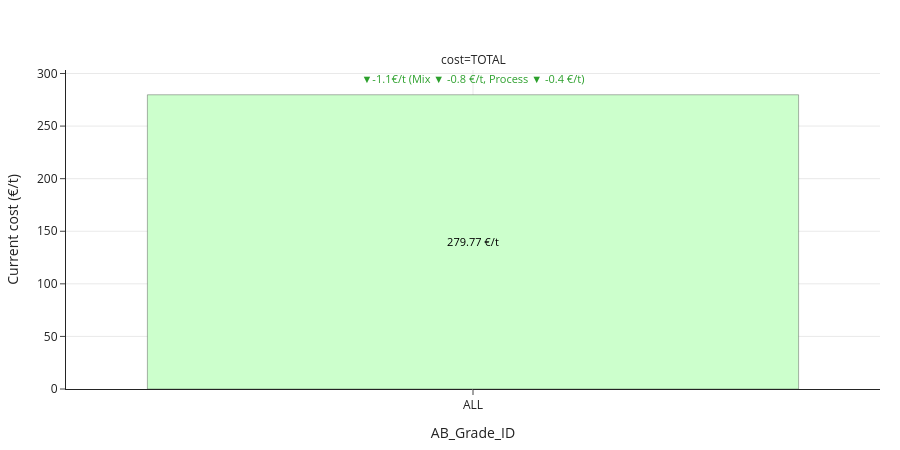
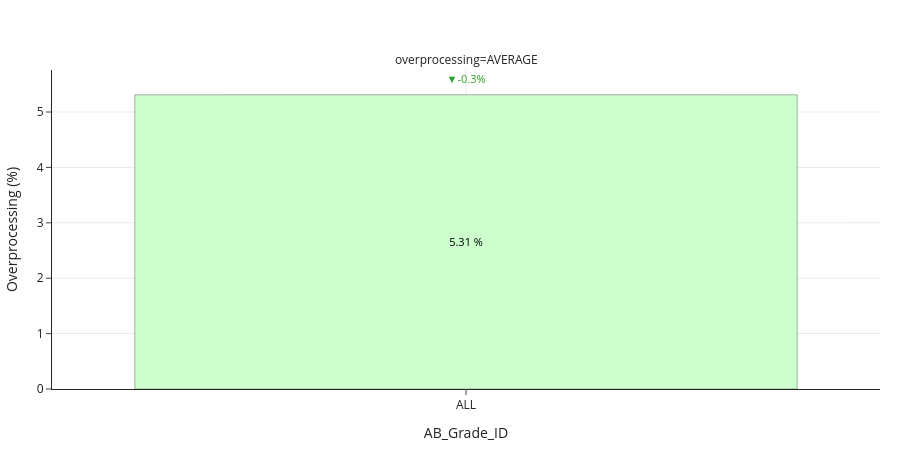
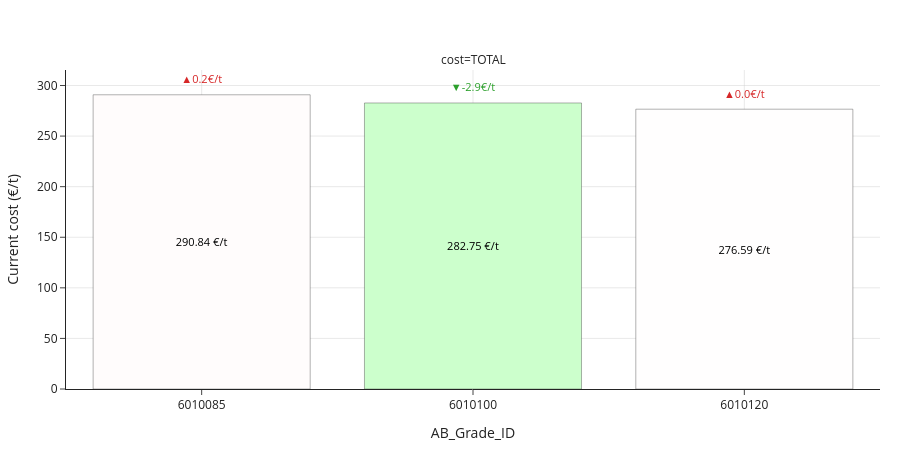
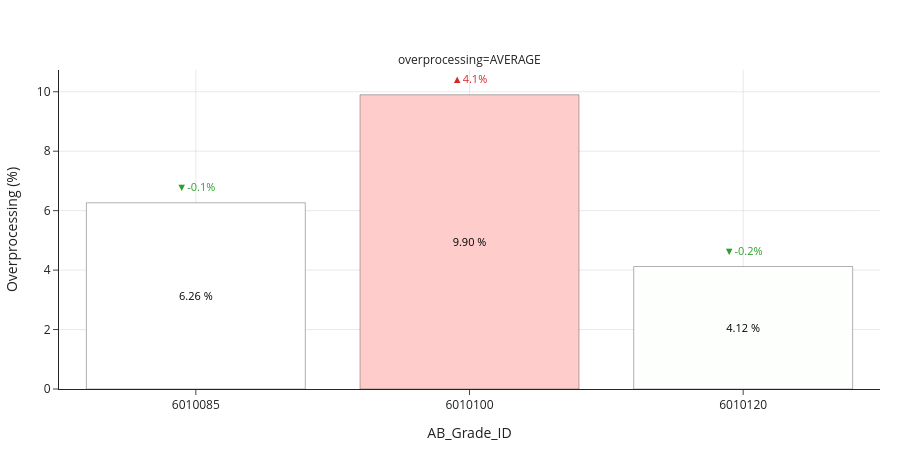

Here is the notebook cell these charts were saved with, in order:
### Code cell
from utility import drilldown_df, _drilldown_analysis_plot, mix_effect, build_drilldown_text

for level in [1, 2, 3]:
    for object_drilldown in ["cost", "overprocessing"]:
        
        reference = "baseline"

        drilldown = drilldown_df(process_data[process_data.AB_Grade_ID.isin(grades_summary)], level , object_drilldown, reference)
        if level == 1 and object_drilldown=="cost":
            mix_contribution = mix_effect(object_drilldown, reference, grades_summary, process_data)
        else:
            mix_contribution = None

        descriptions_md = build_drilldown_text(drilldown.rename(columns={"cost":object_drilldown}), mix_contribution, lang=LANG)
        descriptions.append(descriptions_md)

        fig = _drilldown_analysis_plot(drilldown, mix_contribution,  level, object_drilldown, reference)
        fig = fig.update_layout(
                    title="",
                )
        fig.show()

### Figure 1 — Plotly figure (JSON) as saved in the notebook; plotly's stock layout.template omitted (floating-point values rounded to 4 significant figures)
{"data": [{"alignmentgroup": "True", "cliponaxis": false, "customdata": [["▼-1.1€/t", 280.9, -1.145, 279.8]], "hovertemplate": "<b>%{facetcol} • ID %{x}</b><br>Current: %{y:,.3f} €/t<br>Previous: %{customdata[1]:,.3f} €/t<br>Δ: %{{customdata[2]:.2%}}<extra></extra>", "insidetextanchor": "middle", "legendgroup": "", "marker": {"color": [-1.145], "coloraxis": "coloraxis", "line": {"color": "rgba(60,60,60,0.5)", "width": 0.8}, "pattern": {"shape": ""}}, "name": "", "offsetgroup": "", "orientation": "v", "showlegend": false, "text": ["279.77 €/t"], "textfont": {"color": "black", "size": 11}, "textposition": "inside", "type": "bar", "x": ["ALL"], "xaxis": "x", "y": [279.8], "yaxis": "y"}, {"cliponaxis": false, "hoverinfo": "skip", "mode": "text", "showlegend": false, "text": ["▼-1.1€/t (Mix ▼ -0.8 €/t, Process ▼ -0.4 €/t)"], "textfont": {"color": ["#2ca02c"], "size": 11}, "textposition": "top center", "type": "scatter", "x": ["ALL"], "xaxis": "x", "y": [288.2], "yaxis": "y"}], "layout": {"annotations": [{"font": {}, "showarrow": false, "text": "cost=TOTAL", "x": 0.5, "xanchor": "center", "xref": "paper", "y": 1, "yanchor": "bottom", "yref": "paper"}], "autosize": true, "barmode": "relative", "coloraxis": {"cmax": 1.145, "cmin": -1.145, "colorbar": {"title": {"text": "Current cost (€/t)"}}, "colorscale": [[0, "#ccffcc"], [0.5, "#ffffff"], [1, "#ffcccc"]], "showscale": false}, "font": {"color": "#222", "size": 12}, "height": 450, "legend": {"tracegroupgap": 0}, "margin": {"b": 40, "l": 50, "r": 20, "t": 70}, "paper_bgcolor": "white", "plot_bgcolor": "white", "title": {"text": ""}, "xaxis": {"anchor": "y", "domain": [0, 1], "gridcolor": "rgba(200,200,200,0.4)", "showgrid": true, "tickangle": 0, "title": {"text": "AB_Grade_ID"}, "zeroline": false}, "yaxis": {"anchor": "x", "automargin": true, "domain": [0, 1], "gridcolor": "rgba(200,200,200,0.4)", "showgrid": true, "title": {"text": "Current cost (€/t)"}, "zeroline": false}}}

### Figure 2 — Plotly figure (JSON) as saved in the notebook; plotly's stock layout.template omitted (floating-point values rounded to 4 significant figures)
{"data": [{"alignmentgroup": "True", "cliponaxis": false, "customdata": [["▼-0.3%", 5.649, -0.3377, 5.311]], "hovertemplate": "<b>%{facetcol} • ID %{x}</b><br>Current: %{y:,.3f} %<br>Previous: %{customdata[1]:,.3f} %<br>Δ: %{{customdata[2]:.2%}}<extra></extra>", "insidetextanchor": "middle", "legendgroup": "", "marker": {"color": [-0.3377], "coloraxis": "coloraxis", "line": {"color": "rgba(60,60,60,0.5)", "width": 0.8}, "pattern": {"shape": ""}}, "name": "", "offsetgroup": "", "orientation": "v", "showlegend": false, "text": ["5.31 %"], "textfont": {"color": "black", "size": 11}, "textposition": "inside", "type": "bar", "x": ["ALL"], "xaxis": "x", "y": [5.311], "yaxis": "y"}, {"cliponaxis": false, "hoverinfo": "skip", "mode": "text", "showlegend": false, "text": ["▼-0.3%"], "textfont": {"color": ["#2ca02c"], "size": 11}, "textposition": "top center", "type": "scatter", "x": ["ALL"], "xaxis": "x", "y": [5.471], "yaxis": "y"}], "layout": {"annotations": [{"font": {}, "showarrow": false, "text": "overprocessing=AVERAGE", "x": 0.5, "xanchor": "center", "xref": "paper", "y": 1, "yanchor": "bottom", "yref": "paper"}], "autosize": true, "barmode": "relative", "coloraxis": {"cmax": 0.3377, "cmin": -0.3377, "colorbar": {"title": {"text": "Overprocessing (%)"}}, "colorscale": [[0, "#ccffcc"], [0.5, "#ffffff"], [1, "#ffcccc"]], "showscale": false}, "font": {"color": "#222", "size": 12}, "height": 450, "legend": {"tracegroupgap": 0}, "margin": {"b": 40, "l": 50, "r": 20, "t": 70}, "paper_bgcolor": "white", "plot_bgcolor": "white", "title": {"text": ""}, "xaxis": {"anchor": "y", "domain": [0, 1], "gridcolor": "rgba(200,200,200,0.4)", "showgrid": true, "tickangle": 0, "title": {"text": "AB_Grade_ID"}, "zeroline": false}, "yaxis": {"anchor": "x", "automargin": true, "domain": [0, 1], "gridcolor": "rgba(200,200,200,0.4)", "showgrid": true, "title": {"text": "Overprocessing (%)"}, "zeroline": false}}}

### Figure 3 — Plotly figure (JSON) as saved in the notebook; plotly's stock layout.template omitted (floating-point values rounded to 4 significant figures)
{"data": [{"alignmentgroup": "True", "cliponaxis": false, "customdata": [["▲0.2€/t", 290.7, 0.1876, 290.8], ["▼-2.9€/t", 285.6, -2.86, 282.7], ["▲0.0€/t", 276.6, 0.03729, 276.6]], "hovertemplate": "<b>%{facetcol} • ID %{x}</b><br>Current: %{y:,.3f} €/t<br>Previous: %{customdata[1]:,.3f} €/t<br>Δ: %{{customdata[2]:.2%}}<extra></extra>", "insidetextanchor": "middle", "legendgroup": "", "marker": {"color": [0.1876, -2.86, 0.03729], "coloraxis": "coloraxis", "line": {"color": "rgba(60,60,60,0.5)", "width": 0.8}, "pattern": {"shape": ""}}, "name": "", "offsetgroup": "", "orientation": "v", "showlegend": false, "text": ["290.84 €/t", "282.75 €/t", "276.59 €/t"], "textfont": {"color": "black", "size": 11}, "textposition": "inside", "type": "bar", "x": ["6010085", "6010100", "6010120"], "xaxis": "x", "y": [290.8, 282.7, 276.6], "yaxis": "y"}, {"cliponaxis": false, "hoverinfo": "skip", "mode": "text", "showlegend": false, "text": ["▲0.2€/t", "▼-2.9€/t", "▲0.0€/t"], "textfont": {"color": ["#d62728", "#2ca02c", "#d62728"], "size": 11}, "textposition": "top center", "type": "scatter", "x": ["6010085", "6010100", "6010120"], "xaxis": "x", "y": [299.6, 291.5, 285.3], "yaxis": "y"}], "layout": {"annotations": [{"font": {}, "showarrow": false, "text": "cost=TOTAL", "x": 0.5, "xanchor": "center", "xref": "paper", "y": 1, "yanchor": "bottom", "yref": "paper"}], "autosize": true, "barmode": "relative", "coloraxis": {"cmax": 2.86, "cmin": -2.86, "colorbar": {"title": {"text": "Current cost (€/t)"}}, "colorscale": [[0, "#ccffcc"], [0.5, "#ffffff"], [1, "#ffcccc"]], "showscale": false}, "font": {"color": "#222", "size": 12}, "height": 450, "legend": {"tracegroupgap": 0}, "margin": {"b": 40, "l": 50, "r": 20, "t": 70}, "paper_bgcolor": "white", "plot_bgcolor": "white", "title": {"text": ""}, "xaxis": {"anchor": "y", "domain": [0, 1], "gridcolor": "rgba(200,200,200,0.4)", "showgrid": true, "tickangle": 0, "title": {"text": "AB_Grade_ID"}, "zeroline": false}, "yaxis": {"anchor": "x", "automargin": true, "domain": [0, 1], "gridcolor": "rgba(200,200,200,0.4)", "showgrid": true, "title": {"text": "Current cost (€/t)"}, "zeroline": false}}}

### Figure 4 — Plotly figure (JSON) as saved in the notebook; plotly's stock layout.template omitted (floating-point values rounded to 4 significant figures)
{"data": [{"alignmentgroup": "True", "cliponaxis": false, "customdata": [["▼-0.1%", 6.363, -0.09826, 6.264], ["▲4.1%", 5.804, 4.094, 9.898], ["▼-0.2%", 4.31, -0.189, 4.121]], "hovertemplate": "<b>%{facetcol} • ID %{x}</b><br>Current: %{y:,.3f} %<br>Previous: %{customdata[1]:,.3f} %<br>Δ: %{{customdata[2]:.2%}}<extra></extra>", "insidetextanchor": "middle", "legendgroup": "", "marker": {"color": [-0.09826, 4.094, -0.189], "coloraxis": "coloraxis", "line": {"color": "rgba(60,60,60,0.5)", "width": 0.8}, "pattern": {"shape": ""}}, "name": "", "offsetgroup": "", "orientation": "v", "showlegend": false, "text": ["6.26 %", "9.90 %", "4.12 %"], "textfont": {"color": "black", "size": 11}, "textposition": "inside", "type": "bar", "x": ["6010085", "6010100", "6010120"], "xaxis": "x", "y": [6.264, 9.898, 4.121], "yaxis": "y"}, {"cliponaxis": false, "hoverinfo": "skip", "mode": "text", "showlegend": false, "text": ["▼-0.1%", "▲4.1%", "▼-0.2%"], "textfont": {"color": ["#2ca02c", "#d62728", "#2ca02c"], "size": 11}, "textposition": "top center", "type": "scatter", "x": ["6010085", "6010100", "6010120"], "xaxis": "x", "y": [6.561, 10.2, 4.418], "yaxis": "y"}], "layout": {"annotations": [{"font": {}, "showarrow": false, "text": "overprocessing=AVERAGE", "x": 0.5, "xanchor": "center", "xref": "paper", "y": 1, "yanchor": "bottom", "yref": "paper"}], "autosize": true, "barmode": "relative", "coloraxis": {"cmax": 4.094, "cmin": -4.094, "colorbar": {"title": {"text": "Overprocessing (%)"}}, "colorscale": [[0, "#ccffcc"], [0.5, "#ffffff"], [1, "#ffcccc"]], "showscale": false}, "font": {"color": "#222", "size": 12}, "height": 450, "legend": {"tracegroupgap": 0}, "margin": {"b": 40, "l": 50, "r": 20, "t": 70}, "paper_bgcolor": "white", "plot_bgcolor": "white", "title": {"text": ""}, "xaxis": {"anchor": "y", "domain": [0, 1], "gridcolor": "rgba(200,200,200,0.4)", "showgrid": true, "tickangle": 0, "title": {"text": "AB_Grade_ID"}, "zeroline": false}, "yaxis": {"anchor": "x", "automargin": true, "domain": [0, 1], "gridcolor": "rgba(200,200,200,0.4)", "showgrid": true, "title": {"text": "Overprocessing (%)"}, "zeroline": false}}}
